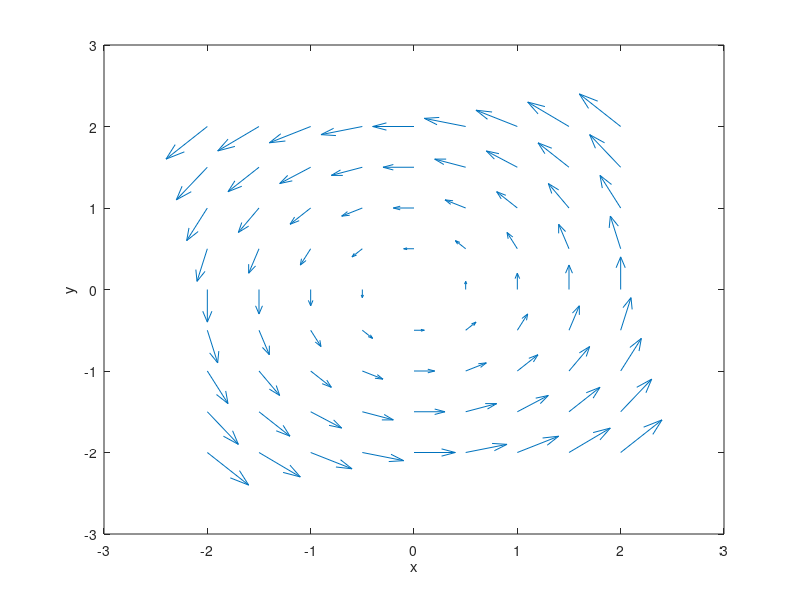
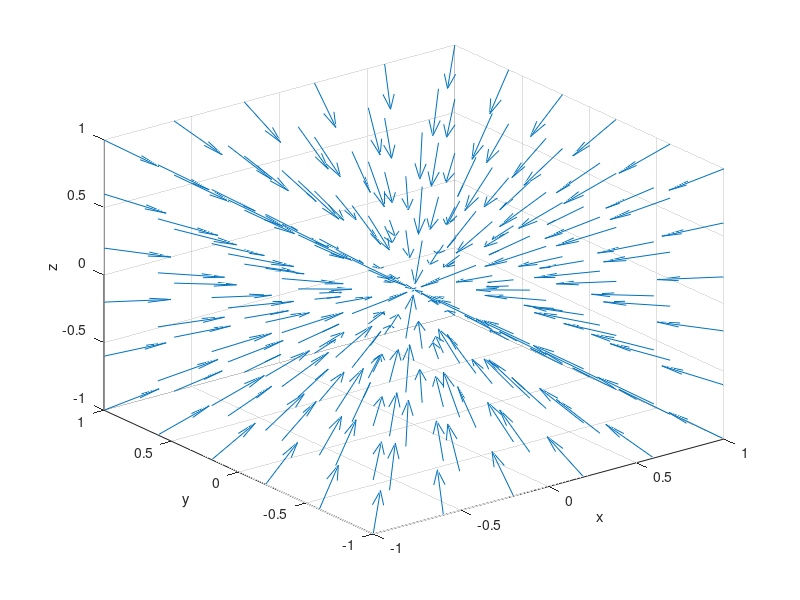

MATLAB code to generate these figures, in order:
% INCLASS23NOV  Use Matlab/Octave to visualize some vector fields.

% first example: 2D vector field  F(x,y) = -y ihat + x jhat
[xx,yy] = meshgrid(-2:.5:2,-2:.5:2);   % a grid of 9x9 = 81 points
P = -yy;  Q = xx;
figure(1),  quiver(xx,yy,P,Q)
xlabel x,  ylabel y

% second example: 3D vector field   F(x,y,z) = - (x ihat + y jhat + z khat) / sqrt(x^2+y^2+z^2)
[xx,yy,zz] = meshgrid(-1:.4:1,-1:.4:1,-1:.4:1);   % a grid of 6x6x6 = 216 points
rho = sqrt(xx.^2 + yy.^2 + zz.^2);
P = - xx ./ rho;  Q = - yy ./ rho;  R = - zz ./ rho;  
figure(2),  quiver3(xx,yy,zz,P,Q,R)
xlabel x,  ylabel y,  zlabel z

% for figure 2, see the effect of these commands:
%view(2)
%view(3)
%view(45,0)
%for j=0:240, view(j*360/120,15), pause(0.1), end
